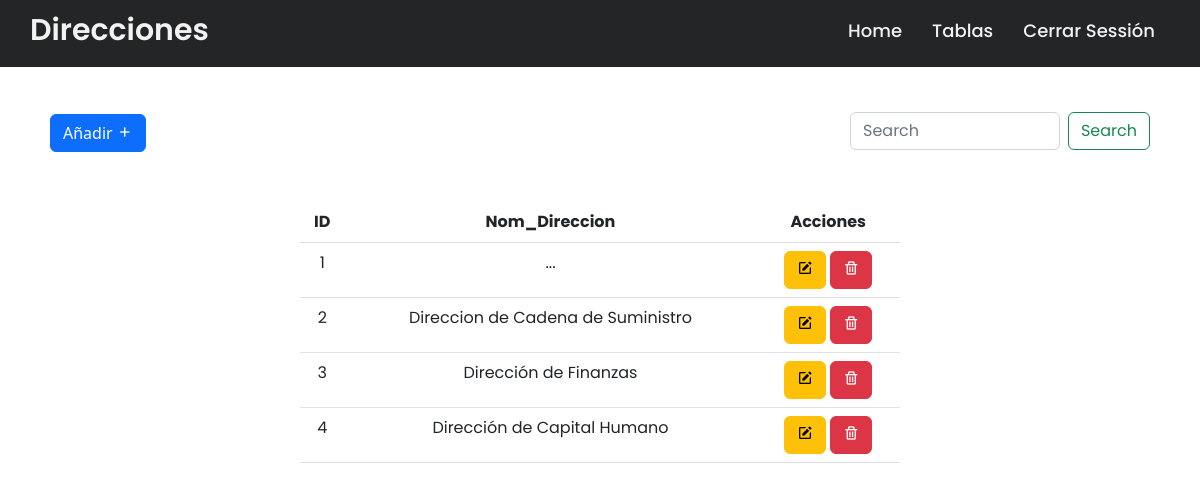
The page /tab/Direcciones/direcciones.php (signed in) on the database its author committed.
### tables this page shows
CREATE TABLE `direcciones` (
  `ID_Direccion` int(11) NOT NULL,
  `Nom_Direccion` varchar(50) NOT NULL
);

### tab/Direcciones/direcciones.php (the view, shortened to what this page needs)
<?php include('../../config/conexion.php'); ?>
<!DOCTYPE html>
<html lang="en">
<head>
    <link rel="stylesheet" href="../../css/navbar.css">
    <link href="https://cdn.jsdelivr.net/npm/bootstrap@5.2.2/dist/css/bootstrap.min.css" rel="stylesheet">
    <link href='https://unpkg.com/boxicons@2.1.4/css/boxicons.min.css' rel='stylesheet'>
    <link rel="stylesheet" href="https://cdnjs.cloudflare.com/ajax/libs/font-awesome/5.15.3/css/all.min.css"/>
</head>
<body><br>
    <div class="navbar">
    <nav>
    <div class="wrapper">
      <div class="logo"><a href="#"> Direcciones </a></div>
      <ul class="nav-links">
        <li><a href="../../home.php">Home</a></li>
        <li>
          <a href="#" class="desktop-item">Tablas</a>
        </li>
        <li><a type="submite" href="../../destroy.php">Cerrar Sessión</a></li>
      </ul>
    </div>
  </nav>
    </div>
    <br>
    <div class="position-absolute top-10 end-0" style="width: 300px; margin-right: 50px;"><br><br>
    <form class="d-flex" role="search">
        <input class="form-control me-2" type="search" placeholder="Search" aria-label="Search">
        <button class="btn btn-outline-success" type="submit">Search</button>
      </form>
    </div>
       <button type="button" class="btn btn-primary" data-bs-toggle="modal" data-bs-target="#exampleModal" style="margin: 50px;">
        Añadir <i class='bx bx-plus'></i>
    </button>
    <div class="row justify-content-center">
    <table class="table" style="width: 600px;">
  <thead class="text-center">
    <tr>
      <th scope="col">ID</th>
      <th scope="col">Nom_Direccion</th>
      <th scope="col">Acciones</th>
    </tr>
  </thead>
  <tbody class="text-center">
    <?php
      $query = "SELECT * FROM direcciones";
      $result_task = mysqli_query($conexion, $query);
      while($row = mysqli_fetch_assoc($result_task)) { ?>
      <tr>
        <td><?php echo $row['ID_Direccion']; ?></td>
        <td><?php echo $row['Nom_Direccion']; ?></td>
        <td>
          <a href="edit.php?ID_Direccion=<?php echo $row['ID_Direccion']?>" class="btn btn-warning">
            <i class='bx bxs-edit'></i>
          </a>
          <a href="delete.php?ID_Direccion=<?php echo $row['ID_Direccion']?>" class="btn btn-danger">
            <i class='bx bx-trash'></i>
          </a>
        </td>
      </tr>
      <?php } ?>
  </tbody>
</table>
    </div>
</body>
</html>

### css/navbar.css (style rules this page uses)
* { margin: 0; padding: 0; box-sizing: border-box; font-family: 'Poppins', sans-serif; }
nav { position: fixed; z-index: 99; width: 100%; background: #242526; }
nav .wrapper { position: relative; max-width: 1300px; padding: 0px 30px; height: 70px; line-height: 70px; margin: auto; display: flex; align-items: center; justify-content: space-between; }
.wrapper .logo a { color: #f2f2f2; font-size: 30px; font-weight: 600; text-decoration: none; }
.wrapper .nav-links { display: inline-flex; text-decoration: none; }
.nav-links { margin-top: 15px; }
.nav-links li { list-style: none; }
.nav-links li a { color: #f2f2f2; text-decoration: none; font-size: 18px; font-weight: 500; padding: 9px 15px; border-radius: 5px; transition: all 0.3s ease; }

### rows shown on the page
direcciones: ID_Direccion "1", Nom_Direccion "..."
direcciones: ID_Direccion "2", Nom_Direccion "Direccion de Cadena de Suministro"
direcciones: ID_Direccion "3", Nom_Direccion "Dirección de Finanzas"
direcciones: ID_Direccion "4", Nom_Direccion "Dirección de Capital Humano"
